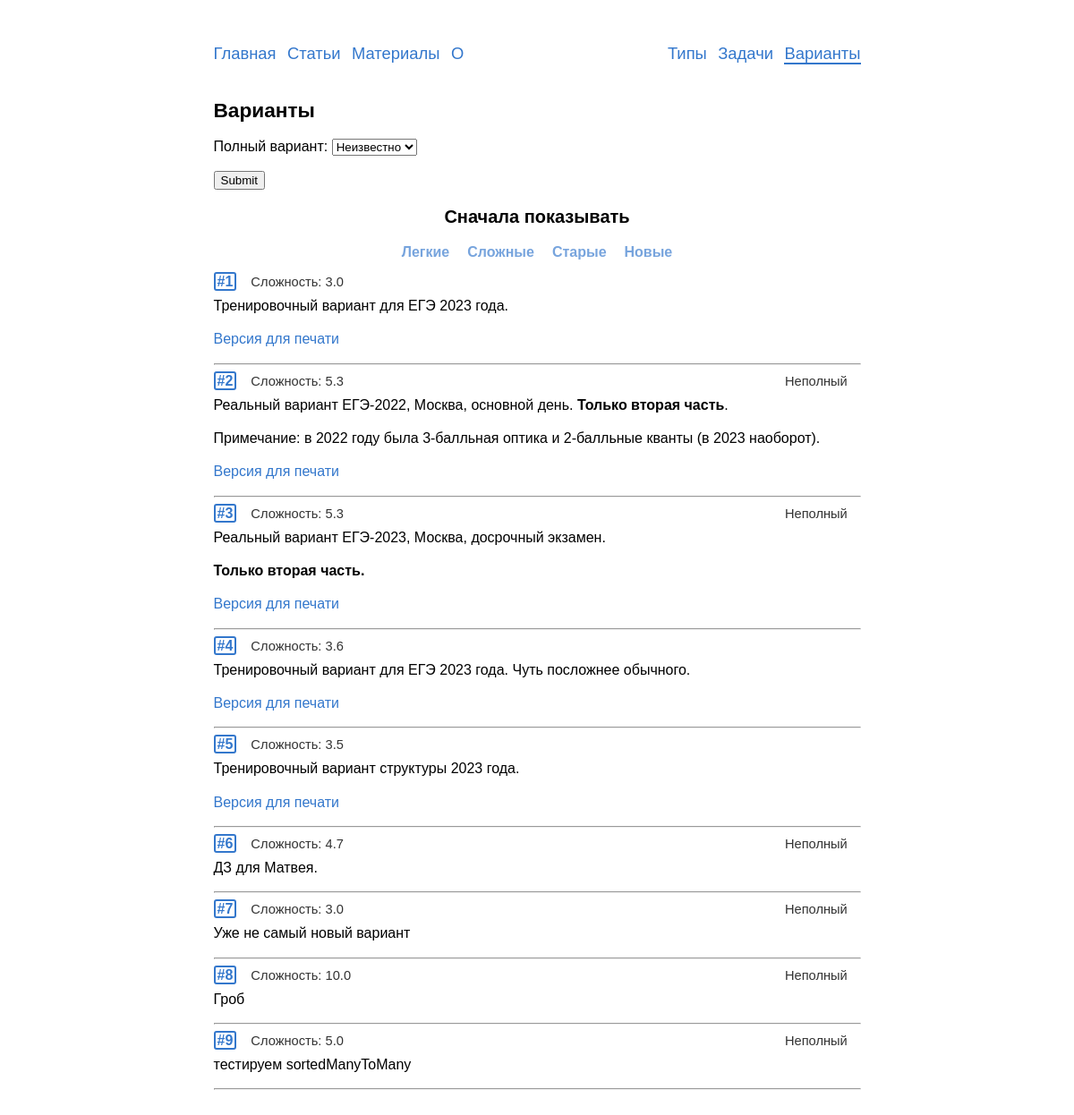
/variants/, run on an earlier commit of the app's database.
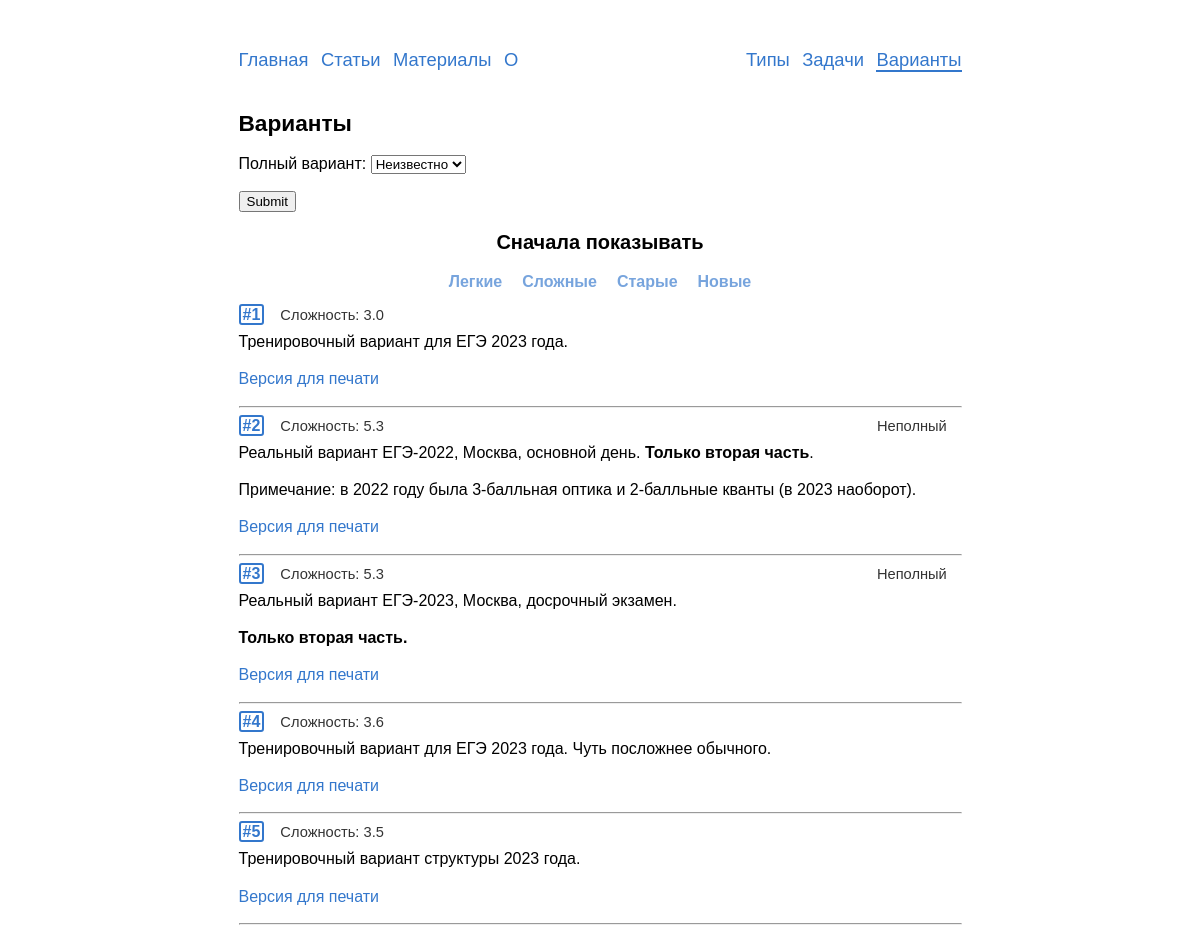
And on a later commit of the database.
### variants/models.py (models this page shows, shortened)
class Variant(models.Model):
    objects = VariantManager()
    problems = SortedManyToManyField(Problem,
                                     verbose_name='задачи')
    text = models.TextField('комментарии', blank=True, null=True)
    complexity = models.FloatField('сложность', blank=True, default=0)
    is_full = models.BooleanField('полный вариант', default=True)
    show_answers = models.BooleanField('показать решения', default=True)
    date = models.DateField('дата добавления', auto_now_add=True)
    answer_slug = models.SlugField('slug для получения ответов',
                                   max_length=4, unique=False,
                                   blank=True, default='foxy',
                                   validators=[validate_answer_slug])
    is_published = models.BooleanField('показывать в списке вариантов',
                                       default=True)
    class Meta:
        verbose_name = 'вариант'
        verbose_name_plural = 'варианты'
        default_related_name = 'variants'
    def get_absolute_url(self):
        return reverse('variants:detail', kwargs={'pk': self.pk})

### variants/views.py (the view, shortened to what this page needs)
# urls.py: path('', views.VariantsView.as_view(), name='list'),
class VariantsView(ListView):
    model = Variant
    template_name = 'variants/variants_list.html'
    context_object_name = 'variants'
    paginate_by = 30
    filter = VariantFilter
    def get_queryset(self):
        queryset = Variant.objects.list()
        pars = self.request.GET
        if 'order_by' in pars.keys() and pars['order_by'] in ('complexity',
                                                              'id',
                                                              '-complexity',
                                                              '-id'):
            order_by = self.request.GET['order_by']
        else:
            order_by = 'id'
        self.filterset = self.filter(self.request.GET, queryset=queryset)
        return self.filterset.qs.order_by(order_by)
    def get_context_data(self, **kwargs):
        data = super().get_context_data(**kwargs)
        data['filter'] = VariantFilter(self.request.GET)
        data['title'] = 'Варианты'
        return data

### problems/templatetags/markdown_extras.py (called while the page is built)
@register.filter()
@stringfilter
def markdown(value):
    return md.markdown(value, extensions=['markdown.extensions.fenced_code',
                                          'tables',
                                          'toc',
                                          'footnotes'])

### problems/templatetags/save_parameters.py (called while the page is built)
@register.simple_tag(takes_context=True)
def param_save(context, **kwargs):
    answ = context['request'].GET.copy()
    for param, value in kwargs.items():
        answ[param] = value
    for param in [param for param, value in answ.items() if not value]:
        del answ[param]
    return answ.urlencode()

### variants/managers.py (called while the page is built)
    def list(self):
        return (
            self.get_queryset()
                .only('id', 'complexity', 'text', 'is_full')
                .filter(is_published=True)
        )

### templates/variants/variants_list.html (shortened to what this page needs)
{% extends "base.html" %}
{% load markdown_extras %}
{% load save_parameters %}
{% load static %}
{% block content %}
  <h2>{{title}}</h2>
  <form method="get" class="no-print">
    {{ filter.form.as_p }}
    <input type="submit" />
  </form>
  <div class=center-flex><h3>Сначала показывать</h3></div>
  <div class="center-flex mb10 mt-5">
    <a class='var-sort{% if "=complexity" in request.get_full_path %} current {% endif %}' href="?{% param_save order_by="complexity" %}">Легкие</a>
    <a class='var-sort{% if "=-complexity" in request.get_full_path %} current {% endif %}' href="?{% param_save order_by="-complexity" %}">Сложные</a>
    <a class='var-sort{% if "=id" in request.get_full_path %} current {% endif %}' href="?{% param_save order_by="id" %}">Старые</a>
    <a class='var-sort{% if "=-id" in request.get_full_path %} current {% endif %}' href="?{% param_save order_by="-id" %}">Новые</a>
  </div>
  {% for variant in page_obj %}
    <div class="rel">
      <div class="var-id-in-list">
        <a href="{{variant.get_absolute_url}}"><b class='id-number'>#{{variant.id}}</b></a>
        <span class="compl">Сложность: {{variant.complexity}}</span>&nbsp;
        <span class="compl no-solution">{% if not variant.is_full %}Неполный{% endif %}</span>
      </div>
      <div>{{variant.text|markdown|safe}}</div>
    </div><hr>
    {% empty %}
    <p>Ничего не нашлось {{":("}}</p>
    <p>Попробуйте другой фильтр.</p>
  {% endfor %}
{% endblock %}

What changed in the data, as far as the page shows it:
no longer on this page (row edited): Variant: id "6", complexity "4.7", is_full "Неполный", text "ДЗ для Матвея."
no longer on this page (row edited): Variant: id "7", complexity "3.0", is_full "Неполный", text "Уже не самый новый вариант"
no longer on this page (row edited): Variant: id "8", complexity "10.0", is_full "Неполный", text "Гроб"
no longer on this page (row edited): Variant: id "9", complexity "5.0", is_full "Неполный", text "тестируем sortedManyToMany"
